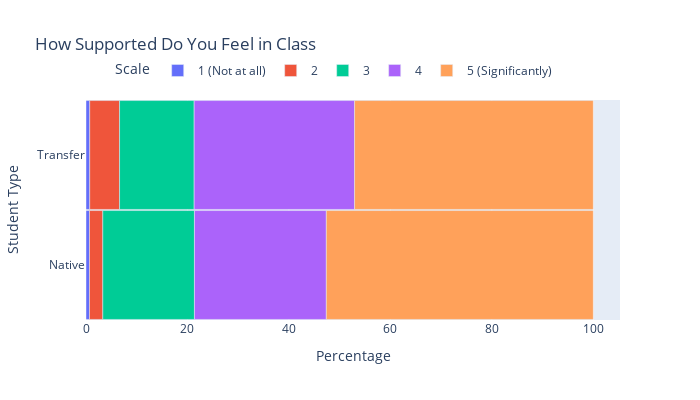

Notebook cell for this chart:
### Code cell
fig = DivergingGraphPlot(transfer, native, label, graphTitle, X_title, Y_title)
fig.show()

X_label = ""
Y_label = "1(Not at All) ... 5(Significantly)"
x_label = ["Week 2", "Week 3", "Week 4", "Week 5", "Week 6", "Week 7", "Week 8", "Week 9"]
graphLabel = "How Supported Do You Feel in Class"
df = plotLineGraph(transfer, native, label, graphLabel, X_label, Y_label, x_label, x)
print(df)

### Figure 1 — Plotly figure (JSON) as saved in the notebook; plotly's stock layout.template omitted (floating-point values rounded to 4 significant figures)
{"data": [{"hovertemplate": "%{y}: %{x}", "name": "1 (Not at all)", "orientation": "h", "type": "bar", "x": [0.7353, 0.6875], "y": ["Transfer", "Native"]}, {"hovertemplate": "%{y}: %{x}", "name": "2", "orientation": "h", "type": "bar", "x": [5.882, 2.625], "y": ["Transfer", "Native"]}, {"hovertemplate": "%{y}: %{x}", "name": "3", "orientation": "h", "type": "bar", "x": [14.71, 18.06], "y": ["Transfer", "Native"]}, {"hovertemplate": "%{y}: %{x}", "name": "4", "orientation": "h", "type": "bar", "x": [31.62, 26], "y": ["Transfer", "Native"]}, {"hovertemplate": "%{y}: %{x}", "name": "5 (Significantly)", "orientation": "h", "type": "bar", "x": [47.06, 52.62], "y": ["Transfer", "Native"]}], "layout": {"bargap": 0.01, "barmode": "relative", "height": 400, "legend": {"orientation": "h", "title": {"text": "Scale"}, "x": 0.05, "y": 1.2}, "title": {"text": "How Supported Do You Feel in Class"}, "width": 700, "xaxis": {"title": {"text": "Percentage"}}, "yaxis": {"autorange": "reversed", "title": {"text": "Student Type"}}}}
